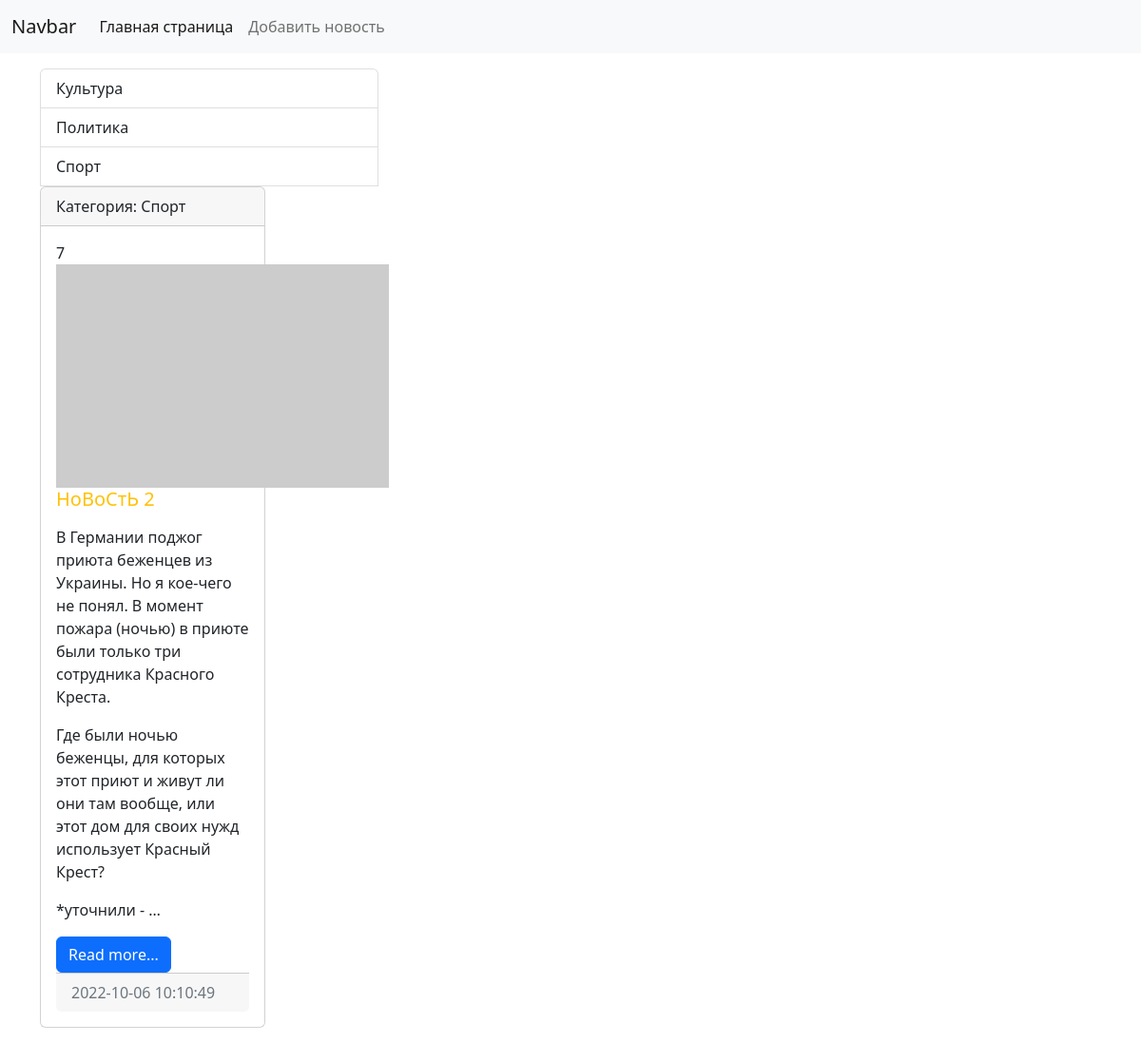
Page /category/1/ on the committed database.
### news/models.py (models this page shows, shortened)
class Category(models.Model):
    title = models.CharField(max_length=150, db_index=True, verbose_name='Наименование категории')
    def __str__(self):
        return self.title
    class Meta:
        verbose_name = 'Категория'
        verbose_name_plural = 'Категории'
        ordering = ['title']

class News(models.Model):
    title = models.CharField(max_length=150, verbose_name='Наименование')
    content = models.TextField(blank = True, verbose_name='Контент')
    created_at = models.DateTimeField(auto_now_add = True, verbose_name='Дата публикации')
    update_at = models.DateTimeField(auto_now = True, verbose_name='Обновлено')
    photo = models.ImageField(upload_to = 'photos/%Y/%m/%d/', verbose_name='Фото', blank=True)
    is_published = models.BooleanField(default = True, verbose_name='Опубликовано')
    category = models.ForeignKey('Category', on_delete=models.PROTECT, null=True, verbose_name='Категория')
    class Meta:
        verbose_name = 'Новость'   #переименовывает
        verbose_name_plural = 'Новости'   #убирает S в названии
        ordering = ['id']

### news/views.py (the view)
# urls.py: path('category/<int:category_id>/', get_category, name = 'category'),
def get_category(request, category_id):
    news = News.objects.filter(category_id = category_id)
    categories = Category.objects.all()
    category = Category.objects.get(pk = category_id)
    context = {'news':news,
               'categories':categories,
               'category':category
               }
    return render(request, 'news/category.html', context)

### news/templates/news/category.html (shortened to what this page needs)
<!doctype html>
<html lang="en">
  <head>
    <link href="https://cdn.jsdelivr.net/npm/bootstrap@5.2.2/dist/css/bootstrap.min.css" rel="stylesheet">
  </head>
  <body>
  </body>
</html>
<nav class="navbar navbar-expand-lg bg-light">
  <div class="container-fluid">
    <a class="navbar-brand" href="{% url 'home' %}">Navbar</a>
    <div class="collapse navbar-collapse" id="navbarSupportedContent">
      <ul class="navbar-nav me-auto mb-2 mb-lg-0">
        <li class="nav-item">
          <a class="nav-link active" aria-current="page" href="{% url 'home' %}">Главная страница</a>
        </li>
        <li class="nav-item">
          <a class="nav-link" href="{% url 'home' %}">Добавить новость</a>
        </li>
    </div>
  </div>
</nav>
<div class="container mt-3">
    <div class="row">
        <div class = "col-md-4">
            <div class = "list-group">
                {% for item in categories %}
                <a href="{% url 'category' item.pk %}" class="list-group-item list-group-item-action">{{ item.title }}</a>
                {% endfor %}
        <div class="col-md-8">
            {% for item in news %}
            <div class="card mb-3">
                <div class="card-header">
                    Категория: {{ item.category }}
                </div>
                <div class="card-body">
                    <div class="media">
                        {{5|add:'2'}}
                        {% if item.photo %}
                            <img src="{{item.photo.url}}" alt=" " width="350" class="mr-3">
                        {%else%}
                        <img src="http://picsum.photos/seed/picsum/350/235" alt="" class="mr-3">
                        {%endif%}
                    <h5 class="card-title {% cycle 'text-warning' 'text-danger' %}">{{ item.title }}</h5>
                    {% autoescape off %}
                    <p class="card-text">{{ item.content|linebreaks|truncatewords:50 }}</p>
                    {% endautoescape %}
                    <a href="#" class="btn btn-primary">Read more...</a>
                </div>
                <div class="card-footer text-muted">
                    {{ item.created_at|date:"Y-m-d H:i:s" }}
                </div>
            </div>
            {% endfor %}
        </div>
    </div>
</div>

### rows in the picture
Category: title "Культура"
Category: title "Политика"
Category: title "Спорт"
News: category "Спорт", value "7", title "НоВоСтЬ 2", content "В Германии поджог приюта беженцев из Украины. Но я кое-чего не понял. В момент пожара (ночью) в приюте были только три сотрудника Красного Креста. Где были ночью беженцы, для которых этот приют и живут ли они там вообще, или этот дом для своих нужд использует Красный Крест? *уточнили - …", created_at "2022-10-06 10:10:49"
